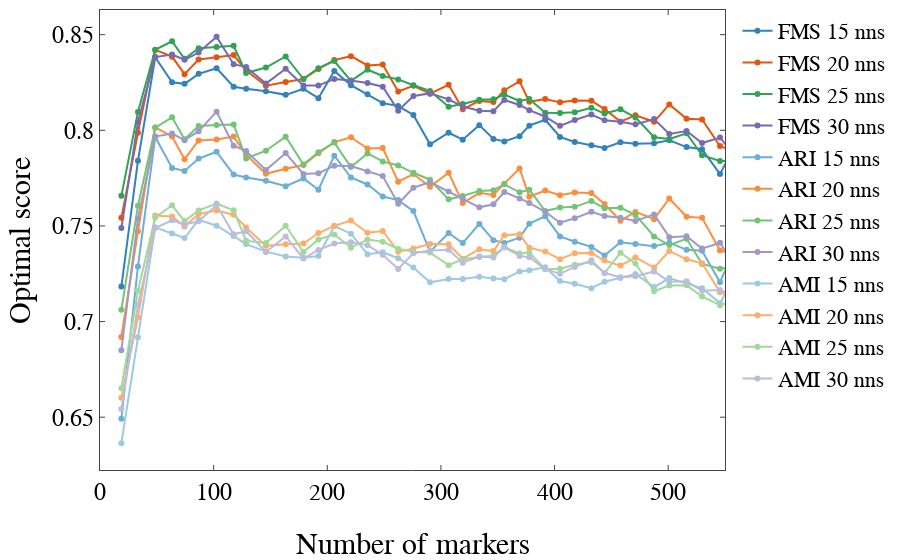

The notebook cell saved with this chart:
### Code cell
scores = ['ari', 'ami', 'fm']
score = scores[0]
score = 'ami'
score = 'dung'

if score is 'ari':
    traces = tracesARI
elif score is 'ami':
    traces = tracesAMI
elif score is 'fms':
    traces = tracesFMS
else:
    print("Warning: Invalid score selected.  Printing all scores.")
    traces = tracesFMS + tracesARI  + tracesAMI

iplot({'data': traces, 'layout': nnlayout})
